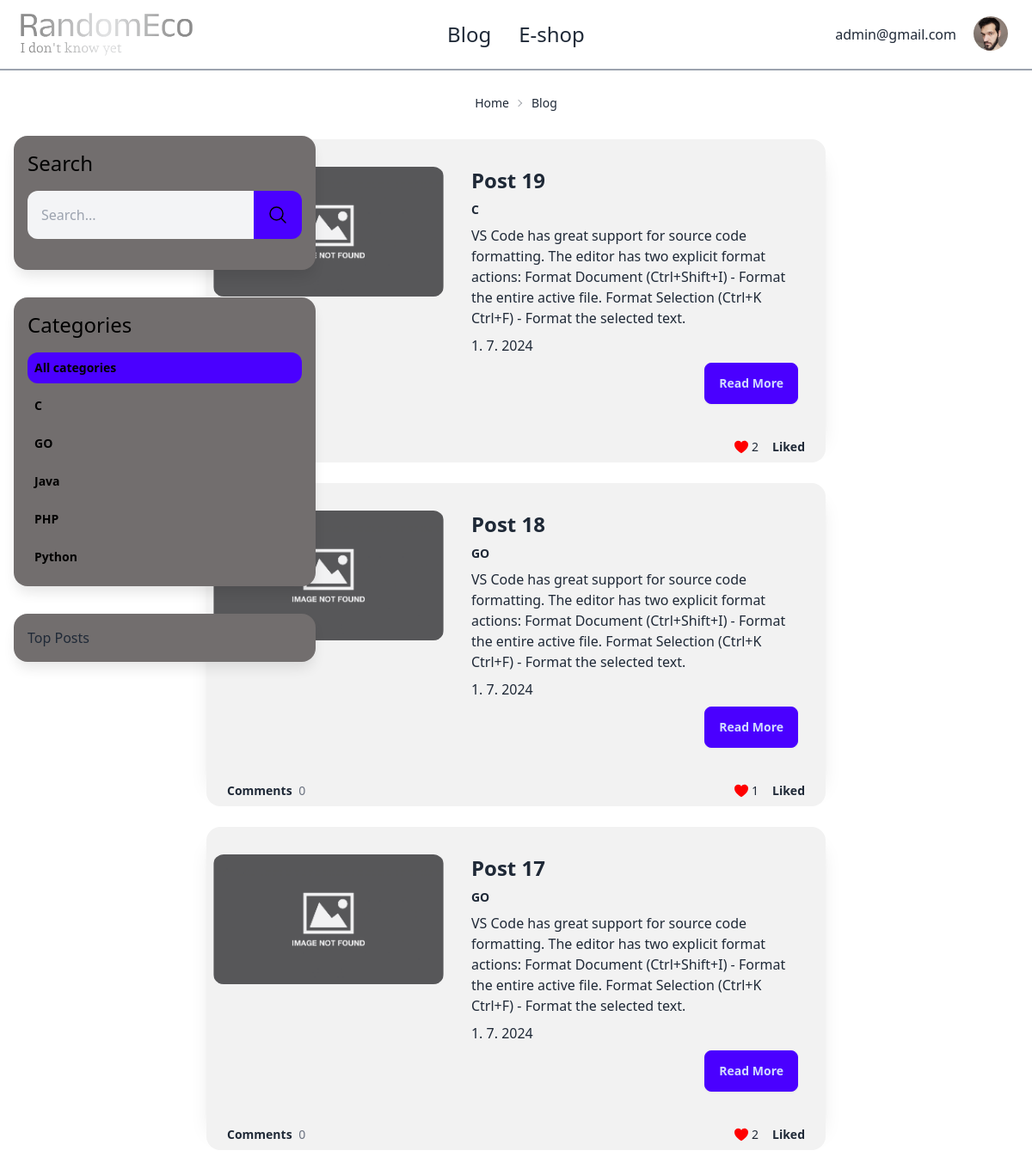
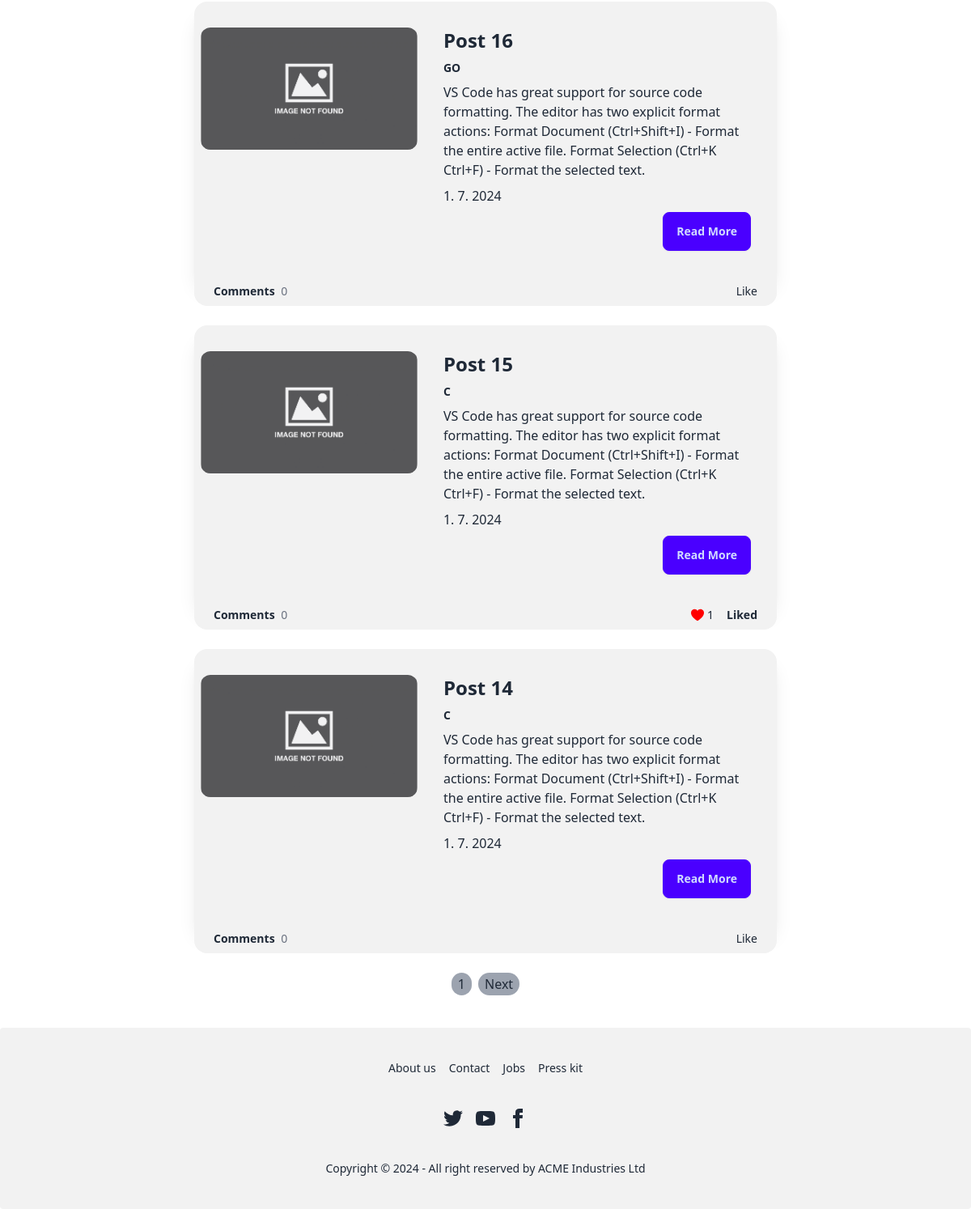
Page /blog/ (signed in) on the committed database (2 pictures, top to bottom).
### users/models.py (models this page shows, shortened)
class Profile(models.Model):
    user = models.OneToOneField(User, on_delete=models.CASCADE)
    image =ResizedImageField(size=[600,600], quality=85, upload_to='avatars/', null=True, blank=True)
    first_name = models.CharField(max_length=20, null=True, blank=True)
    last_name = models.CharField(max_length=20, null=True, blank=True)
    email = models.EmailField(unique=True)
    phone = models.CharField(max_length=12, null=True, blank=True)
    city = models.CharField(max_length=20, null=True, blank=True)
    street = models.CharField(max_length=40, null=True, blank=True)
    zip = models.CharField(max_length=20, null=True, blank=True)
    created = models.DateTimeField(auto_now_add=True)
    @property
    def avatar(self):
        try:
            avatar = self.image.url
        except:
            avatar = static('img/avatar_default.png')
        return avatar

### blog/models.py (models this page shows, shortened)
class Category(models.Model):
    name = models.CharField(max_length=50)
    slug = models.SlugField()
    class Meta:
        ordering = ("name", )
        verbose_name_plural = 'Categories'

class Post(models.Model):
    title = models.CharField(max_length=500)
    image = models.ImageField(upload_to="post-images")
    body = models.TextField(null=True, blank=True,)
    likes = models.ManyToManyField(User, related_name="likedposts", through="LikedPost")
    category = models.ForeignKey(Category, on_delete=models.CASCADE, null=True, blank=True)
    public = models.BooleanField(default=True)
    created = models.DateTimeField()
    id = models.CharField(max_length=100, default=uuid.uuid4, unique=True, primary_key=True, editable=False)
    class Meta:
        ordering = ['-created']

### blog/views.py (the view)
# urls.py: path('', home_view, name='home'),
def home_view(request):
    categories = Category.objects.all()
    posts = Post.objects.filter(created__lt=timezone.now())
    active_category = request.GET.get('category', '')
    if active_category:
        posts = posts.filter(category__slug=active_category)
    query = request.GET.get('blog_search', '')
    if query:
        posts = posts.filter(Q(title__icontains=query) | Q(body__icontains=query))
    paginator = Paginator(posts, 6)
    page_number = request.GET.get("page")
    page_obj = paginator.get_page(page_number)
    context = {
        "categories":categories,
        "posts":posts,
        'active_category':active_category,
        "page_obj": page_obj,
    }
    return render (request, "blog/home.html", context)

### shop/utils/context_processors.py (called while the page is built)
def get_cart(request):
    if request.user.is_authenticated:
        cart, created = Cart.objects.get_or_create(user=request.user)
    else:
        session_id = request.session.session_key
        if not session_id:
            request.session.create()
            session_id = request.session.session_key
        cart, created = Cart.objects.get_or_create(session_id=session_id)
    return cart

def cart_context(request):
    cart = get_cart(request)
    total_items = sum(item.quantity for item in cart.items.all())
    total_price = sum(item.quantity * item.product.price for item in cart.items.all())
    return {
        'cart': cart,
        'total_items': total_items,
        'total_price': total_price,
    }

### templates/blog/home.html (shortened to what this page needs)
{% extends "base.html" %}
{% block content %}
<div class="text-sm breadcrumbs my-5">
    <ul class="place-content-center">
        <li>
            <a href="{% url 'home' %}">Home</a>
        </li>
        <li>
            <a href="{% url 'blog:home' %}">Blog</a>
        </li>
    </ul>
</div>
<div class="fixed top-26 left-4 max-w-[400px]">
    {% include "blog/sidebar.html" %}
</div>
<div class="mt-6">
    {% for post in page_obj %}
    <div class="flex flex-col justify-center mx-auto max-w-[60%] my-4 pb-2">
        <div class="lg:card-side bg-base-200 shadow-xl flex pl-2 rounded-t-2xl ">
            <div class="mt-8">
                <img class="rounded-xl" src="{{ post.image.url }}" alt="Album" />
            </div>
            <div class="card-body">
                <h2 class="card-title text-2xl">{{ post.title }}</h2>
                <h2 class="card-title text-sm">{{ post.category.name }}</h2>
                <p>{{ post.body }}</p>
                <p>{{ post.created|date:"j. n. Y" }}</p>
                <div class="card-actions justify-end">
                    <a href="{% url 'blog:post' post.id %}" class="btn btn-primary">Read More</a>
                </div>
            </div>
        </div>
        <div class="flex flex-row items-center justify-between bg-base-200 text-sm px-6 py-2 rounded-b-2xl">
            <p class="font-bold">
                Comments
                <span class="font-light text-gray-500 ml-1">{{ post.comments.count }}</span>
            </p>
            <div class="flex items-center gap-4 [&>a:hover]:underline">
                {% include "snippets/likes.html" %}
            </div>
        </div>
    </div>
    {% endfor %}
    <nav class="flex justify-center">
        <a href="#" class="px-2 py-0.5 rounded-full mx-1 bg-gray-400 hover:bg-gray-800 hover:text-white">{{ page_obj.number }}</a>
        {% if page_obj.has_next %}
        <a class="px-2 py-0.5 rounded-full mx-1 bg-gray-400 hover:bg-gray-800 hover:text-white" href="?page={{ page_obj.next_page_number }}">Next</a>
        {% endif %}
    </nav>
</div>
{% endblock  %}

### templates/base.html (shortened to what this page needs)
{% load static %}
<!DOCTYPE html>
<html>
    <head>
        <link rel="stylesheet" href="{% static 'css/style.css' %}">
        <link href="https://cdn.jsdelivr.net/npm/daisyui@4.10.5/dist/full.min.css" rel="stylesheet" type="text/css" />
        <script src="https://cdn.tailwindcss.com"></script>
    </head>
    <body>
    <div class="navbar bg-base-100 sticky top-0 z-50 border-b-2 border-gray-400">
        <div class="navbar-start">
        <a href="{% url 'home' %}"  class="cursor-pointer ml-4">
          <img class="max-w-[200px]" src="{% static 'img/logo-no-background.png' %}" />
        </a>
        </div>
        <div class="navbar-center hidden lg:flex">
          <ul class="menu menu-horizontal px-1">
              <li><a class="text-2xl" href="{% url 'blog:home' %}">Blog</a></li>
              <li><a class="text-2xl" href="{% url 'shop:home' %}">E-shop</a></li>
          </ul>
        </div>
        <div class="navbar-end">
        {% if user.is_authenticated %}
        <h2 class="mr-4">{{ user.email }}</h2>
        <div class="mr-4 dropdown dropdown-end">
          <div tabindex="0" role="button" class="btn btn-ghost btn-circle avatar">
            <div class="w-10 rounded-full">
              <img alt="profile-avatar" src="{{ user.profile.avatar }}" />
            </div>
          </div>
        </div>
        {% endif %}
      </div>
    </div>
    {% block content %}
    {% endblock %}
      <footer class="footer footer-center p-10 bg-base-200 text-base-content rounded mt-10">
        <nav class="grid grid-flow-col gap-4">
          <a class="link link-hover">About us</a>
          <a class="link link-hover">Contact</a>
          <a class="link link-hover">Jobs</a>
          <a class="link link-hover">Press kit</a>
        </nav>
        <nav>
          <div class="grid grid-flow-col gap-4">
            <a></a>
            <a></a>
            <a><svg xmlns="http://www.w3.org/2000/svg" width="24" height="24" viewBox="0 0 24 24" class="fill-current"><path d="M9 8h-3v4h3v12h5v-12h3.642l.358-4h-4v-1.667c0-.955.192-1.333 1.115-1.333h2.885v-5h-3.808c-3.596 0-5.192 1.583-5.192 4.615v3.385z"></path></svg></a>
          </div>
        </nav>
        <aside>
          <p>Copyright © 2024 - All right reserved by ACME Industries Ltd</p>
        </aside>
      </footer>
    </body>
</html>

### templates/blog/sidebar.html (shortened to what this page needs)
{% load static %}
<aside x-show="mobileSidebarOpen" x-cloak class="md:!block col-span-full md:col-span-1 order-1 md:order-2"
x-transition:enter="duration-300 ease-out"
x-transition:enter-start="opacity-0 -mt-96"
x-transition:enter-end="opacity-100 mt-0">
    <section class="card p-4">
        <h2 class="text-2xl text-black text-semibold pb-4">Search</h2>
        <form class="pb-5" action="." method="get">
            <div class="flex">
                <input type="text" name="blog_search" class="p-4 bg-gray-100 border-0 rounded-l-xl" placeholder="Search...">
                <button class="p-4 bg-primary hover:bg-indigo-500 border-0 rounded-r-xl text-black">
                    <svg fill="none" viewBox="0 0 24 24" stroke-width="1.5" stroke="currentColor" class="w-6 h-6">
                        <path stroke-linecap="round" stroke-linejoin="round" d="m21 21-5.197-5.197m0 0A7.5 7.5 0 1 0 5.196 5.196a7.5 7.5 0 0 0 10.607 10.607Z" />
                    </svg>
                </button>
            </div>
        </form>
    </section>
    <section class="card p-4">
        <h2 class="text-2xl text-black text-semibold pb-4">Categories</h2>
        <ul class="space-y-2 rounded-md">
            <li>
                <a href="{% url 'blog:home' %}?category={{ category.slug }}{% if request.GET.blog_search %}&blog_search={{ request.GET.blog_search }}{% endif %}"
                class="flex items-center p-2 hover:bg-indigo-500 transition duration-150 rounded-xl {% if not active_category %}bg-primary{% endif %}">
                    <span class="text-black font-bold text-sm">All categories</span>
                </a>
            </li>
            {% for category in categories %}
            <li>
                <a href="{% url 'blog:home' %}?category={{ category.slug }}{% if request.GET.blog_search %}&blog_search={{ request.GET.blog_search }}{% endif %}"
                class="flex items-center p-2 hover:bg-indigo-500 transition duration-150 rounded-xl  {% if category.slug == active_category %}bg-primary{% endif %}">
                    <span class="text-black font-bold text-sm">{{ category.name }}</span>
                </a>
            </li>
            {% endfor %}
        </ul>
    </section>
        <section class="card p-4">
            <div class="flex items-center">
                <h2>Top Posts</h2>
            </div>
        </section>
</aside>

### templates/snippets/likes.html (shortened to what this page needs)
{% load static %}
<div class="flex items-center gap-4 [&>a:hover]:underline">
    {% if post.likes.count %}
    <div class="flex items-center gap-1">
        {% if user in post.likes.all %}
        <svg xmlns="http://www.w3.org/2000/svg" class="h-4" viewBox="0 0 24 24" style="fill: #ff0000;">
            <path d="M12 4.435c-1.989-5.399-12-4.597-12 3.568 0 4.068 3.06 9.481 12 14.997 8.94-5.516 12-10.929 12-14.997 0-8.118-10-8.999-12-3.568z"/>
        </svg>
        {% endif %}
        {{ post.likes.count }}
    </div>
    {% endif %}
    {% if user.is_authenticated %}
        <a class="cursor-pointer"
        hx-get="{% url 'blog:like-post' post.id %}"
        hx-target="closest div"
        hx-swap="outerHTML">
            {% if user in post.likes.all %}
            <b>Liked</b>
            {% else %}
            Like
            {% endif %}
        </a>
    {% endif %}
</div>

### static/css/style.css (style rules this page uses)
[x-cloak] { display: none; }
:root { --hover: rgb(100,110,228); }
.card { display: flex; flex-direction: column; overflow: hidden; position: relative; border-radius: 1rem; box-shadow: 0 10px 15px -3px rgba(0,0,0,0.1); margin-bottom: 2rem; background-color: rgb(114, 110, 110); padding-bottom: 1rem; width: 100%; }

### rows in the picture
Category: name "C"
Category: name "GO"
Category: name "Java"
Category: name "PHP"
Category: name "Python"
Post: image (picture), title "Post 19", category.name "C", body "VS Code has great support for source code formatting. The editor has two explicit format actions: Format Document (Ctrl+Shift+I) - Format the entire active file. Format Selection (Ctrl+K Ctrl+F) - Format the selected text.", created "1. 7. 2024", likes.count "2", shows "Liked"
Post: image (picture), title "Post 18", category.name "GO", body "VS Code has great support for source code formatting. The editor has two explicit format actions: Format Document (Ctrl+Shift+I) - Format the entire active file. Format Selection (Ctrl+K Ctrl+F) - Format the selected text.", created "1. 7. 2024", comments.count "0", likes.count "1", shows "Liked"
Post: image (picture), title "Post 17", category.name "GO", body "VS Code has great support for source code formatting. The editor has two explicit format actions: Format Document (Ctrl+Shift+I) - Format the entire active file. Format Selection (Ctrl+K Ctrl+F) - Format the selected text.", created "1. 7. 2024", comments.count "0", likes.count "2", shows "Liked"
Post: image (picture), title "Post 16", category.name "GO", body "VS Code has great support for source code formatting. The editor has two explicit format actions: Format Document (Ctrl+Shift+I) - Format the entire active file. Format Selection (Ctrl+K Ctrl+F) - Format the selected text.", created "1. 7. 2024", comments.count "0", shows "Like"
Post: image (picture), title "Post 15", category.name "C", body "VS Code has great support for source code formatting. The editor has two explicit format actions: Format Document (Ctrl+Shift+I) - Format the entire active file. Format Selection (Ctrl+K Ctrl+F) - Format the selected text.", created "1. 7. 2024", comments.count "0", likes.count "1", shows "Liked"
Post: image (picture), title "Post 14", category.name "C", body "VS Code has great support for source code formatting. The editor has two explicit format actions: Format Document (Ctrl+Shift+I) - Format the entire active file. Format Selection (Ctrl+K Ctrl+F) - Format the selected text.", created "1. 7. 2024", comments.count "0", shows "Like"

### other values in the picture
{{ user.email }} "admin@gmail.com"
{{ page_obj.number }} "1"
